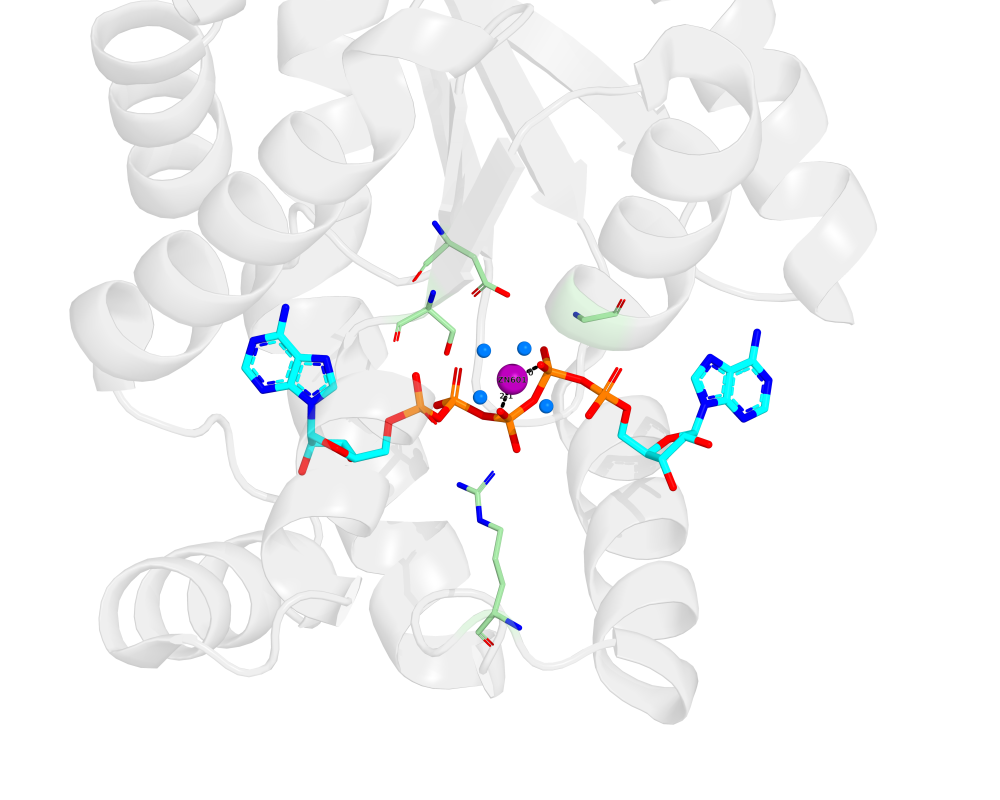
#> input picture 06_AK1_Docking_and_Sensitivity/05_Zinc_Sensitivity/figures/AK1_panelH_Zn/AK1_panelH1_ZN601_clean.png, 3000 x 2400 px, found by its file name (shown at 1/3 size)
$ python AK1_combine_panelH.py
#> lines starting #> are read from the running program, lines starting #| are printed output that depends on the picture
from PIL import Image, ImageDraw, ImageFont
from pathlib import Path

PROJECT = Path(r"C:\Users\akidi\Desktop\ISO_AK_Docking")

folder = PROJECT / "results" / "AK1_panelH_Zn"

h1_file = folder / "AK1_panelH1_ZN601_clean.png"
h2_file = folder / "AK1_panelH2_ZN641_clean.png"

out_file = folder / "AK1_panelH_Zn_environment_FINAL.png"

# ------------------------------------------------------------
# Load images
# ------------------------------------------------------------

h1 = Image.open(h1_file).convert("RGB")
h2 = Image.open(h2_file).convert("RGB")
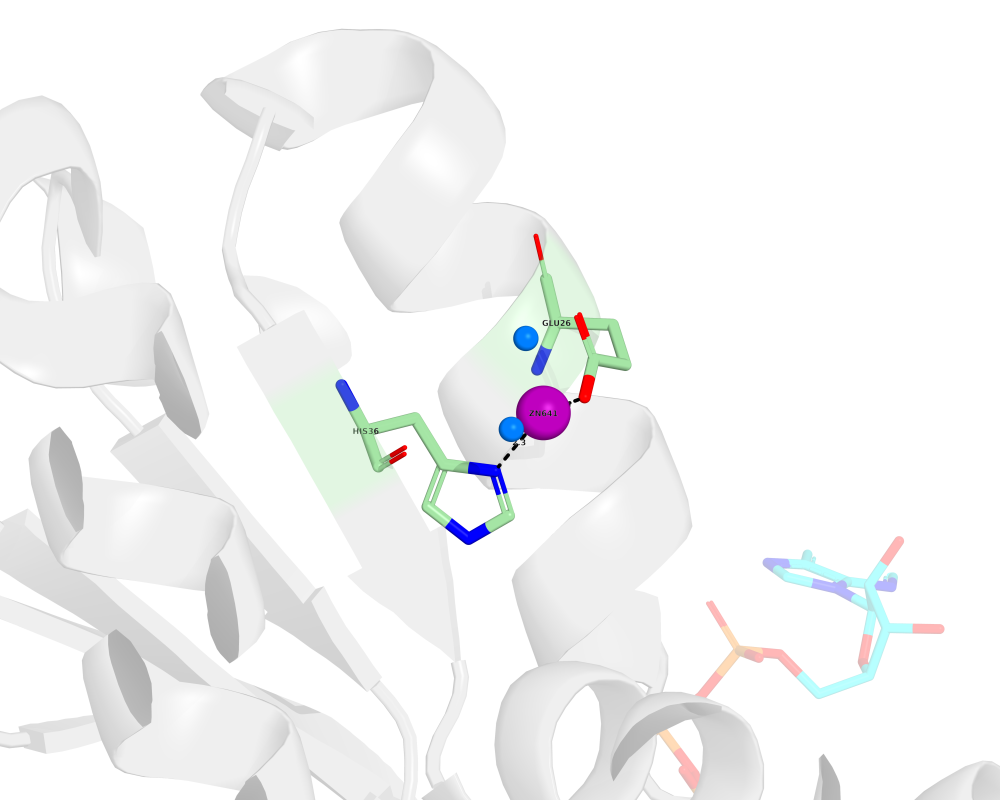
#> input picture 06_AK1_Docking_and_Sensitivity/05_Zinc_Sensitivity/figures/AK1_panelH_Zn/AK1_panelH2_ZN641_clean.png, 3000 x 2400 px, found by its file name (shown at 1/3 size)

# Make both exactly the same size
target_w = max(h1.width, h2.width)
#> target_w = 3000
target_h = max(h1.height, h2.height)
#> target_h = 2400

def fit_white(img, w, h):
#> called with w = 3000, h = 2400
    canvas = Image.new("RGB", (w, h), "white")
#> canvas: PIL image 3000x2400 RGB; every value is 255
    x = (w - img.width) // 2
#> x = 0
    y = (h - img.height) // 2
#> y = 0
    canvas.paste(img, (x, y))
    return canvas

h1 = fit_white(h1, target_w, target_h)
h2 = fit_white(h2, target_w, target_h)

# ------------------------------------------------------------
# Layout
# ------------------------------------------------------------

top_space = 260
bottom_space = 100
gap = 60
side_margin = 60

canvas_w = side_margin * 2 + target_w * 2 + gap
#> canvas_w = 6180
canvas_h = top_space + target_h + bottom_space
#> canvas_h = 2760

canvas = Image.new(
    "RGB",
    (canvas_w, canvas_h),
    "white"
)
#> canvas: PIL image 6180x2760 RGB; every value is 255

canvas.paste(
    h1,
    (side_margin, top_space)
)
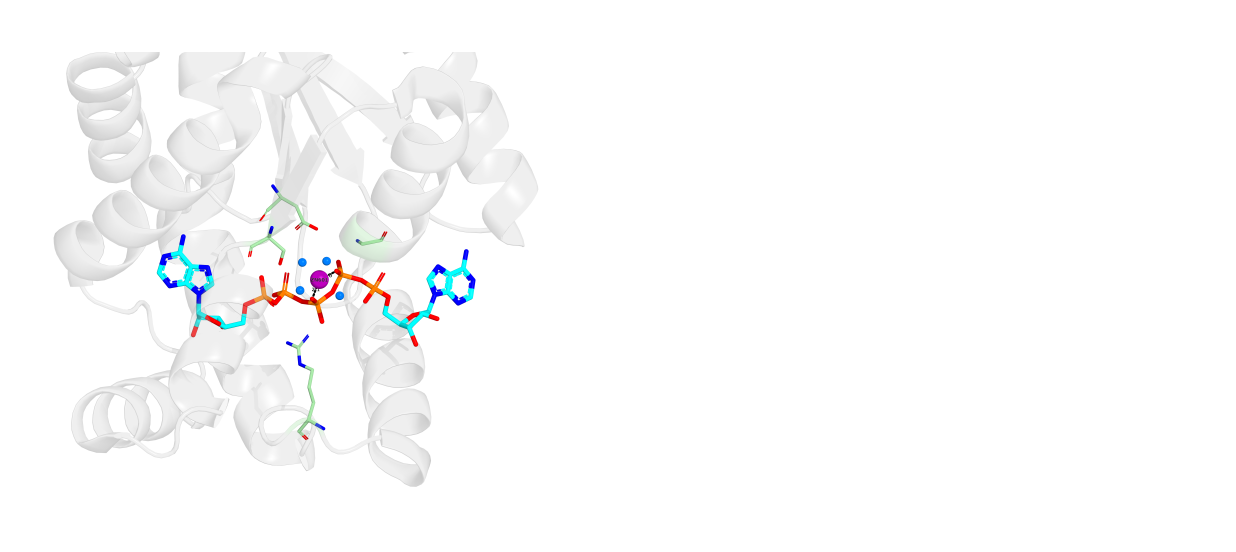
#> canvas: PIL image 6180x2760 RGB (shown at 1/5 size); mean R, G, B 250.5, 250.7, 251

canvas.paste(
    h2,
    (side_margin + target_w + gap, top_space)
)
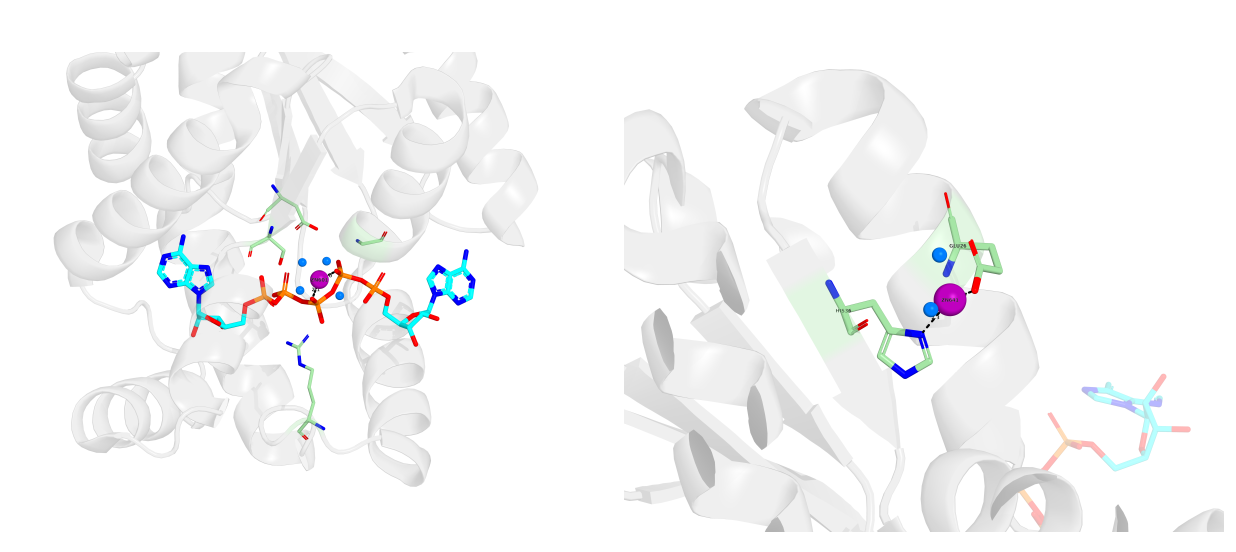
#> canvas: PIL image 6180x2760 RGB (shown at 1/5 size); mean R, G, B 245.8, 246.2, 246.6

draw = ImageDraw.Draw(canvas)

# ------------------------------------------------------------
# Fonts
# ------------------------------------------------------------

arial_bold = r"C:\Windows\Fonts\arialbd.ttf"
arial = r"C:\Windows\Fonts\arial.ttf"

panel_font = ImageFont.truetype(
    arial_bold,
    72
)

title_font = ImageFont.truetype(
    arial_bold,
    56
)

subtitle_font = ImageFont.truetype(
    arial,
    42
)

# ------------------------------------------------------------
# Left panel H1
# ------------------------------------------------------------

left_x = side_margin

draw.text(
    (left_x, 35),
    "H1",
    font=panel_font,
    fill="black"
)

draw.text(
    (left_x + 110, 48),
    "AP5-associated ZN601 site",
    font=title_font,
    fill="black"
)

draw.text(
    (left_x + 110, 125),
    "ZN601 coordinates AP5 phosphate oxygens at ~2.05–2.07 Å",
    font=subtitle_font,
    fill="black"
)

# ------------------------------------------------------------
# Right panel H2
# ------------------------------------------------------------

right_x = side_margin + target_w + gap
#> right_x = 3120

draw.text(
    (right_x, 35),
    "H2",
    font=panel_font,
    fill="black"
)

draw.text(
    (right_x + 110, 48),
    "Protein-associated ZN641 site",
    font=title_font,
    fill="black"
)

draw.text(
    (right_x + 110, 125),
    "ZN641 coordinates GLU26 and HIS36 at ~1.97 and ~2.32 Å",
    font=subtitle_font,
    fill="black"
)

# ------------------------------------------------------------
# Save
# ------------------------------------------------------------

canvas.save(
    out_file,
    dpi=(600, 600)
)
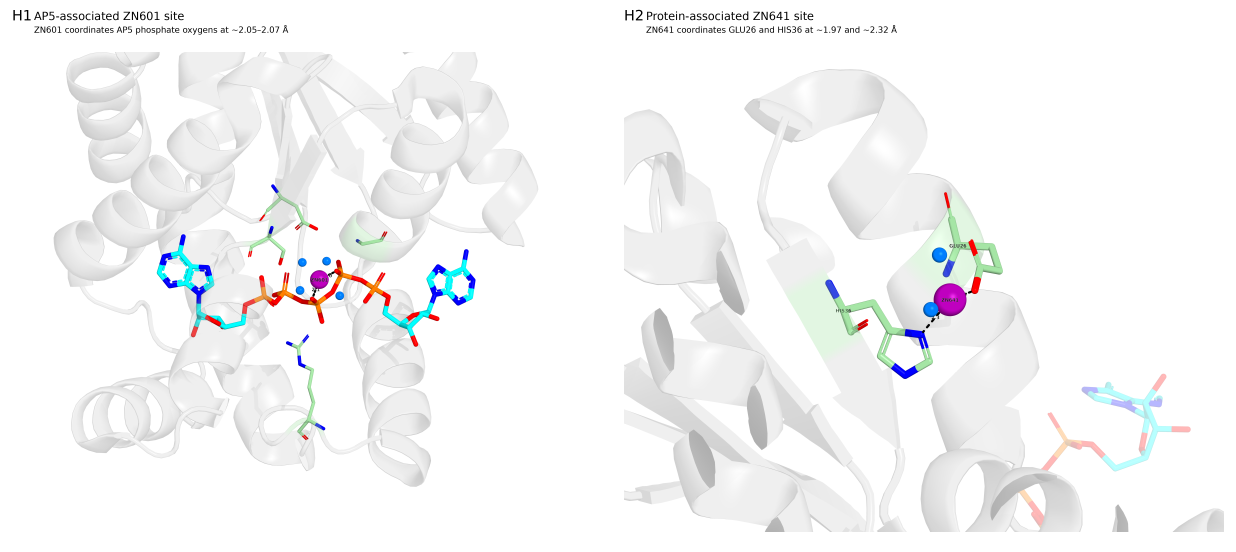
#> saved as AK1_panelH_Zn_environment_FINAL.png: PIL image 6180x2760 RGB (shown at 1/5 size); mean R, G, B 245.2, 245.6, 246

print("Saved:")
print(out_file)
